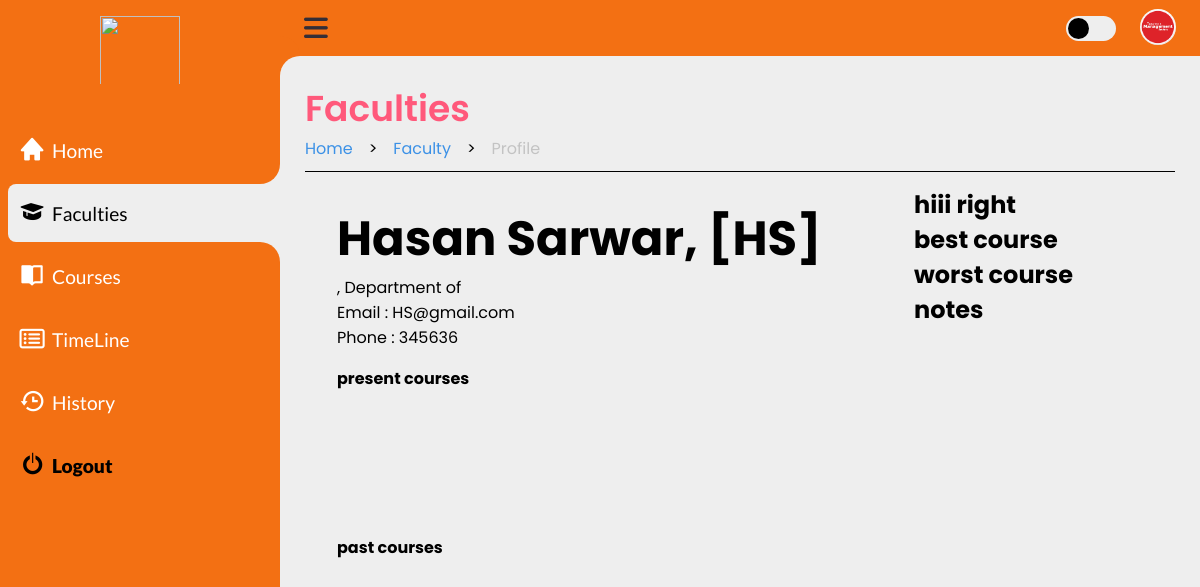
/faculty/faculty_profile.php?f_id=2 (signed in), run on the app's committed database.
### tables this page shows
CREATE TABLE `accounts` (
  `ac_id` int(2) NOT NULL,
  `username` varchar(35) NOT NULL,
  `useremail` varchar(50) NOT NULL,
  `userpassword` varchar(255) NOT NULL,
  `priority` int(3) NOT NULL,
  `img` varchar(255) NOT NULL
);

CREATE TABLE `faculty` (
  `f_id` int(4) NOT NULL,
  `f_name` varchar(70) NOT NULL,
  `f_code` varchar(20) NOT NULL,
  `f_mail` varchar(50) NOT NULL,
  `f_contact` varchar(11) NOT NULL,
  `dept` varchar(50) NOT NULL,
  `desig` varchar(50) NOT NULL,
  `f_current_T` int(2) NOT NULL DEFAULT 0,
  `f_max_T` int(2) NOT NULL,
  `f_current_L` int(2) NOT NULL DEFAULT 0,
  `f_max_L` int(2) NOT NULL,
  `visible` int(2) NOT NULL DEFAULT 1
);

### accounts/fetch_info_BE.php (called while the page is built, shortened)
<?php
    include('/xampp/htdocs/web_Progrmming_project/db_con.php');
    if (isset($_SESSION['ac_id']) && isset($_SESSION['prior'])) {
        $ac_id = $_SESSION['ac_id'];
        $prior = $_SESSION['prior'];
        $sql = "SELECT username, useremail, img FROM accounts WHERE ac_id = $ac_id AND priority = $prior";
        $result = mysqli_query($con, $sql);
            if (mysqli_num_rows($result) == 1) {
                $row = mysqli_fetch_array($result);
                $img = $row['img'];
            } else {
                $_SESSION['red'] = "Warning: Failed to fetch data";
                exit(0);
            }
        } else {
            $_SESSION['red'] = "Warning: Please Login First";
            header("Location: /log_Sign/Login.php");
            exit(0);
    }
?>

### faculty/faculty_details_BE.php (called while the page is built, shortened)
<?php
    include('/xampp/htdocs/web_Progrmming_project/db_con.php');
if (isset($_SESSION['ac_id']) && isset($_SESSION['prior'])) {
    if (isset($_GET['f_id'])) {
        $f_id = $_GET['f_id'];
        $sql = "SELECT * FROM faculty WHERE f_id = $f_id";
        $result = $con->query($sql);
        if ($result->num_rows > 0) {
            while ($row = $result->fetch_assoc()) {
                $f_name = $row['f_name'];
                $f_code = $row['f_code'];
                $f_mail = $row['f_mail'];
                $f_contact = $row['f_contact'];
            }
        } else {
            echo 'error';
        }
    } else {
        echo 'error';
    }
} else {
    echo 'Unauthorized access';
}
?>

### faculty/faculty_profile.php (the view, shortened to what this page needs)
<?php
    include('/xampp/htdocs/web_Progrmming_project/accounts/fetch_info_BE.php');
    include('/xampp/htdocs/web_Progrmming_project/faculty/faculty_details_BE.php');
?>
<!DOCTYPE html>
<html lang="en">
    <head>
        <link rel="stylesheet" href="https://cdnjs.cloudflare.com/ajax/libs/font-awesome/6.4.0/css/all.min.css"/>
        <link href='https://unpkg.com/boxicons@2.1.4/css/boxicons.min.css' rel='stylesheet'>
        <link rel="stylesheet" href="/faculty/faculty_profile.css">
    </head>
    <body>
        <section class="sidebar">
            <a href="#" class="logo">
                <img src="#"/>
            </a>
            <ul class="side-menu top">
                <li>
                <a href="/home/Home.php" class="nav-link">
                    <i style="font-size: 1.7rem;" class='bx bxs-home' ></i>
                    <span class="text">Home</span>
                </a>
                </li>
                <li class="active">
                <a href="/faculty/Faculty.php" class="nav-link">
                    <i style="font-size: 1.7rem;" class='bx bxs-graduation' ></i>
                    <span class="text">Faculties</span>
                </a>
                </li>
                <li>
                <a href="/course/course.php" class="nav-link">
                    <i style="font-size: 1.6rem;" class='bx bxs-book-open'></i>
                    <span class="text">Courses</span>
                </a>
                </li>
                <li>
                <a href="/timeline/timeline.php" class="nav-link">
                    <i style="font-size: 1.4rem;" class="fa-regular fa-rectangle-list"></i>
                    <span class="text">TimeLine</span>
                </a>
                </li>
                <li>
                    <a href="/history/history.php" class="nav-link">
                        <i style="font-size: 1.7rem;" class='bx bx-history' ></i>
                        <span class="text">History</span>
                    </a>
                </li>
                <li>
                <a href="/log_Sign/logout_BE.php" class="logout">
                    <i style="font-size: 1.7rem; font-weight:900;" class='bx bx-power-off' ></i>
                    <span class="text">Logout</span>
                </a>
                </li>
            </ul>
        </section>
        <section class="content">
            <nav class="e">
                <i class="fas fa-bars menu-btn"></i>
                <form action="#">
                </form>
                <label for="switch-mode" class="switch-mode"></label>
                <a href="/accounts/account.php" class="profile"><img src="../accounts/<?php echo $img ?>" alt="profile"/></a>
            </nav>
            <main class="mn">
                <div class="head-title">
                    <div class="left">
                        <h1>Faculties</h1>
                        <ul class="breadcrumb">
                            <li><a class="active" href="/home/Home.php">Home</a></li>
                            <li>></li>
                            <li><a class="active" href="/faculty/Faculty.php">Faculty</a></li>
                            <li>></li>
                            <li><a>Profile</a></li>
                        </ul>
                    </div>
                </div>
                <div class="profileBox">
                <div class="left">
                        <div class="details">
                            <h1><?php echo $f_name,", [", $f_code, "]" ?></h1>
                            <p><?php echo $desig, ", Department of ", $dept ?></p>
                            <p><?php echo "Email : ", $f_mail ?></p>
                            <p><?php echo "Phone : ", $f_contact ?></p>
                        </div>
                        <h1 id="header">present courses</h1>
                        <div class="present">
                        </div>
                        <h1 id="header">past courses</h1>
                        <div class="present">
                        </div>
                    </div>
                    <div class="right">
                        <h1>hiii right</h1>
                        <div class="box">
                            <div class="best">
                                <h1>best course</h1>
                            </div>
                            <div class="worst">
                                <h1>worst course</h1>
                            </div>
                            <div class="notes">
                                <h1>notes</h1>
                            </div>
                        </div>
                    </div>
                </div>
            </main>
        </section>
    </body>
</html>

### data on the page
accounts: img (picture)
faculty: f_name "Hasan Sarwar", f_code "HS", f_mail "HS@gmail.com", f_contact "345636"
